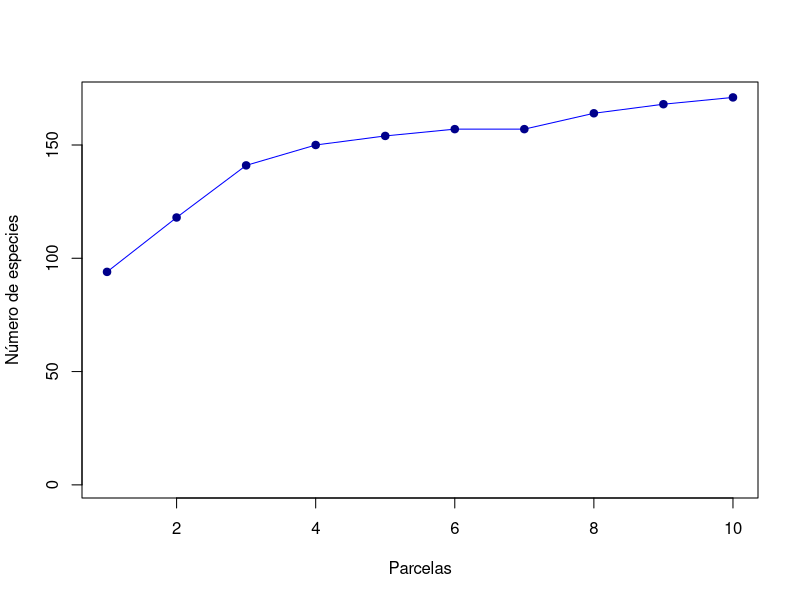
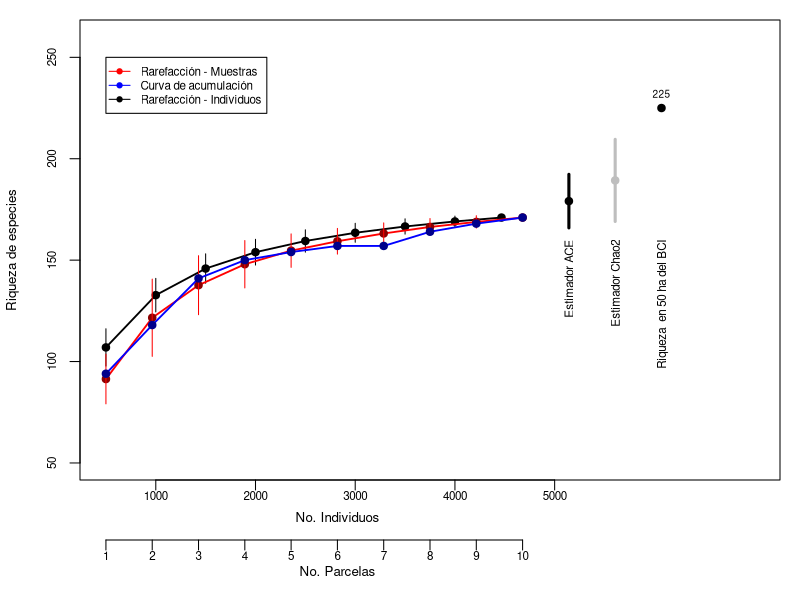

Recreate these plots in R, in order.
## ---- chunk 1
library(vegan)
data(BCI)
set.seed(6)
#Obtenemos una submuestra de BCI
BCI_sub <- BCI[c(sample(1:50, 10, replace = TRUE)),]
BCI_sub <- BCI_sub[,colSums(BCI_sub)>=1 ] 
#Eliminamos las especies sin datos

## ---- chunk 2

col<-specaccum(BCI_sub, method = "collector")
plot(col, xlab="Parcelas", ylab="Número de especies", col="blue")
points(col$richness, pch=19, col="darkblue")
## ---- chunk 3
#Generamos unas comunidades
pas <- data.frame( sp = paste(rep("sp", 30), 1:30, sep="-"), abun= sample(1:12, 30, replace=TRUE))
pas1 <- matrix(0, 40,30)
colnames(pas1) <- pas[,1]
for(i in 1:30){
pas1[,i] <- c(rep(1, pas[i,2]), rep(0, 40-pas[i,2]))
}
pas1 <- pas1[order(sample(1:40, 30)), ]

npas <- data.frame( sp = paste(rep("sp", 30), 1:30, sep="-"), abun= sample(30:40, 30, replace=TRUE))
npas1 <- matrix(0, 40,30)
colnames(npas1) <- npas[,1]
for(i in 1:30){
npas1[,i] <- c(rep(1, npas[i,2]), rep(0, 40-npas[i,2]))
}
npas1 <- npas1[order(sample(1:20, 20)), ]

#Ahora las muestreamos
m_pas <- matrix(0,3,30)
colnames(m_pas) <- colnames(pas1)
m_pas[1,] <- sample(pas1, 30)
m_pas[2,] <- sample(pas1, 30)
m_pas[3,] <- sample(pas1, 30)

m_npas <- matrix(0,3,30)
colnames(m_npas) <- colnames(pas1)
m_npas[1,] <- sample(npas1, 30)
m_npas[2,] <- sample(npas1, 30)
m_npas[3,] <- sample(npas1, 30)

#Calculamos la riqueza de las muestras
specnumber(colSums(m_pas)) #Pastoreado
specnumber(colSums(m_npas))#No Pastoreado
## ---- chunk 4
specnumber(colSums(pas1))#Pastoreado
specnumber(colSums(npas1))#No Pastoreado
## ---- chunk 5
#Usaremos los datos con los cuales construimos las curvas de acumulación
#Sumamos la abundancia de cada especie
N <- colSums(BCI_sub) 

#Hacemos un vector con los tamaños de muestra sobre los cuales haremos 
#la interpolación. El dato final de este vector es el tamaño total de la 
#muestra (sum(N))
subs3 <- c(seq(500, 4000, by = 500), sum(N)) 

#Ejecutamos la rarefacción
rar3 <- rarefy(N, sample = subs3, se = T, MARG = 2)
rar3
## ---- chunk 6
rand<-specaccum(BCI_sub, method = "random", permutations=100)
rand
## ---- chunk 7
#Utilizaremos el valor obtenido de la suma de todas las especies que obtuvimos previamente
ace <- estimateR(N)

#Podemos aplicar directamente sobre nuestra matriz y nos arroja un solo dato
chaoF <- specpool(BCI_sub) 
ace; chaoF
## ---- chunk 8
par(mar=c(6,4,1,1))

#construimos el gráfico de rarefacción basada en individuos
plot(subs3, rar3[1, ], ylab = "Riqueza de especies", 
          axes = FALSE, xlab = "", cex.lab=0.8, 
        type = "l", ylim = c(50, 260), xlim = c(500, 7000), lwd=1.8)
points(subs3,rar3[1, ], pch=19)

#Graficamos la desviación estándar.
segments(subs3, rar3[1, ] + 2 * rar3[2, ], 
         subs3, rar3[1, ] - 2 * rar3[2, ])

#Graficamos los ejes
axis(1, at = 1:5 * 1000, cex.axis=0.7,mgp=c(3, 0.2, 0)) 
axis(2, cex.axis=0.7) 

#la caja
box() 

#Sobreponemos la curva de rarefacción basada en muestras
par(new=T)
#Hacemos un vector con el número de parcelas
x<- 1:10

#Graficamos la curva
plot(x, rand$richness, type="l", col="red",ylab="", xlab="", 
     axes=FALSE, xlim=c(1,15), ylim = c(50, 260), lwd=1.8)
points(rand$richness, pch=19, col="darkred")
segments(x, rand$richness + 2 * rand$sd, x, rand$richness - 2 * rand$sd, col="red")

#Graficamos la curva de acumulación
par(new=T)
plot(col, xlab="", ylab="", col="blue", axes=FALSE, xlim=c(1,15), 
     ylim = c(50, 260), lwd=1.8)
points(col$richness, pch=19, col="darkblue")

axis(1, at=1:10, cex.axis=0.7, line =3, mgp=c(3, 0.2, 0)) 

mtext("No. Individuos", side=1, line=1.3, cex=0.8, at=6)
mtext("No. Parcelas", side=1, line=4, cex=0.8, at=6)

legend(1, 250, c("Rarefacción - Muestras", "Curva de acumulación",
                 "Rarefacción - Individuos"), lty=c(1,1,1), pch=19,
       cex=0.7, col = c("red", "blue", "black"))

#Incluimos el estimador de riqueza ACE
points(11,ace["S.ACE"], pch=19)
segments(11, ace["S.ACE"] - 2 * ace["se.ACE"], 
         11, ace["S.ACE"] + 2 * ace["se.ACE"], lwd = 3) 

text(11, 160, "Estimador ACE", srt = 90, adj = c(1, + 0.5), cex=0.7)

#Incluimos el estimador de riqueza Chao2
points(12,chaoF[1, "chao"], pch=19, col="grey")
segments(12, chaoF[1, "chao"] - 2 * chaoF[1, 
                "chao.se"], 12, chaoF[1, "chao"] + 2 * chaoF[1,
                "chao.se"], lwd = 3, col = "grey") 
text(12, 160, "Estimador Chao2", srt = 90, adj = c(1, + 0.5), cex=0.7)

#La riqueza total de la parcela de 50ha del BCI

points(13, dim(BCI)[2], pch = 19, cex = 1) 
text(13, 160, "Riqueza  en 50 ha del BCI",
     srt = 90, adj = c(1, 0.5), cex=0.7)
text(13, 232, dim(BCI)[2], cex=0.6)

